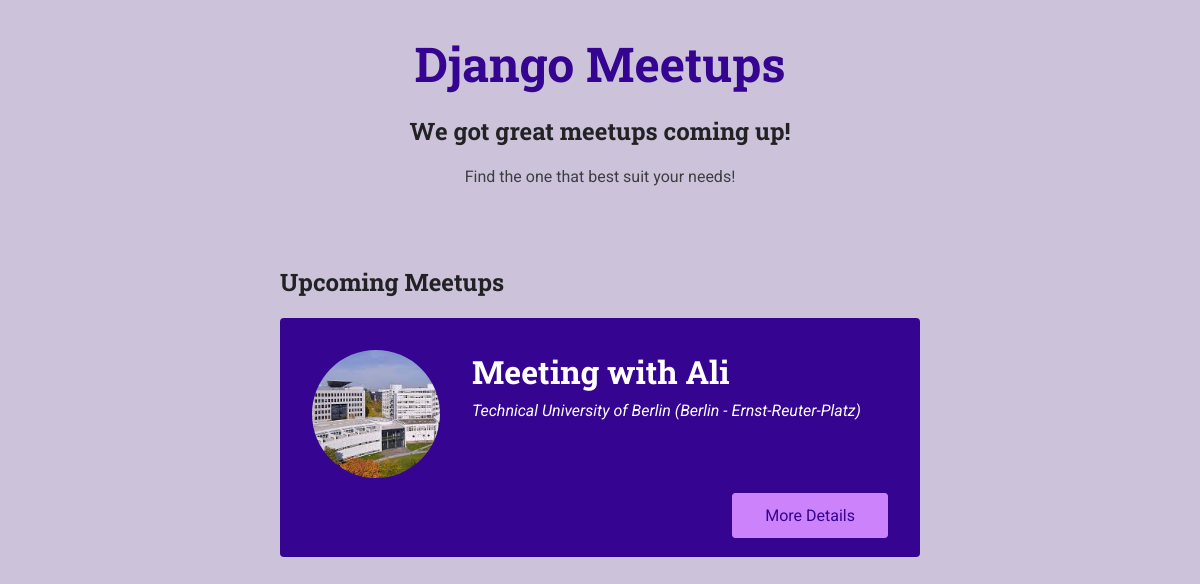
/meetups/, run on an earlier commit of the app's database.
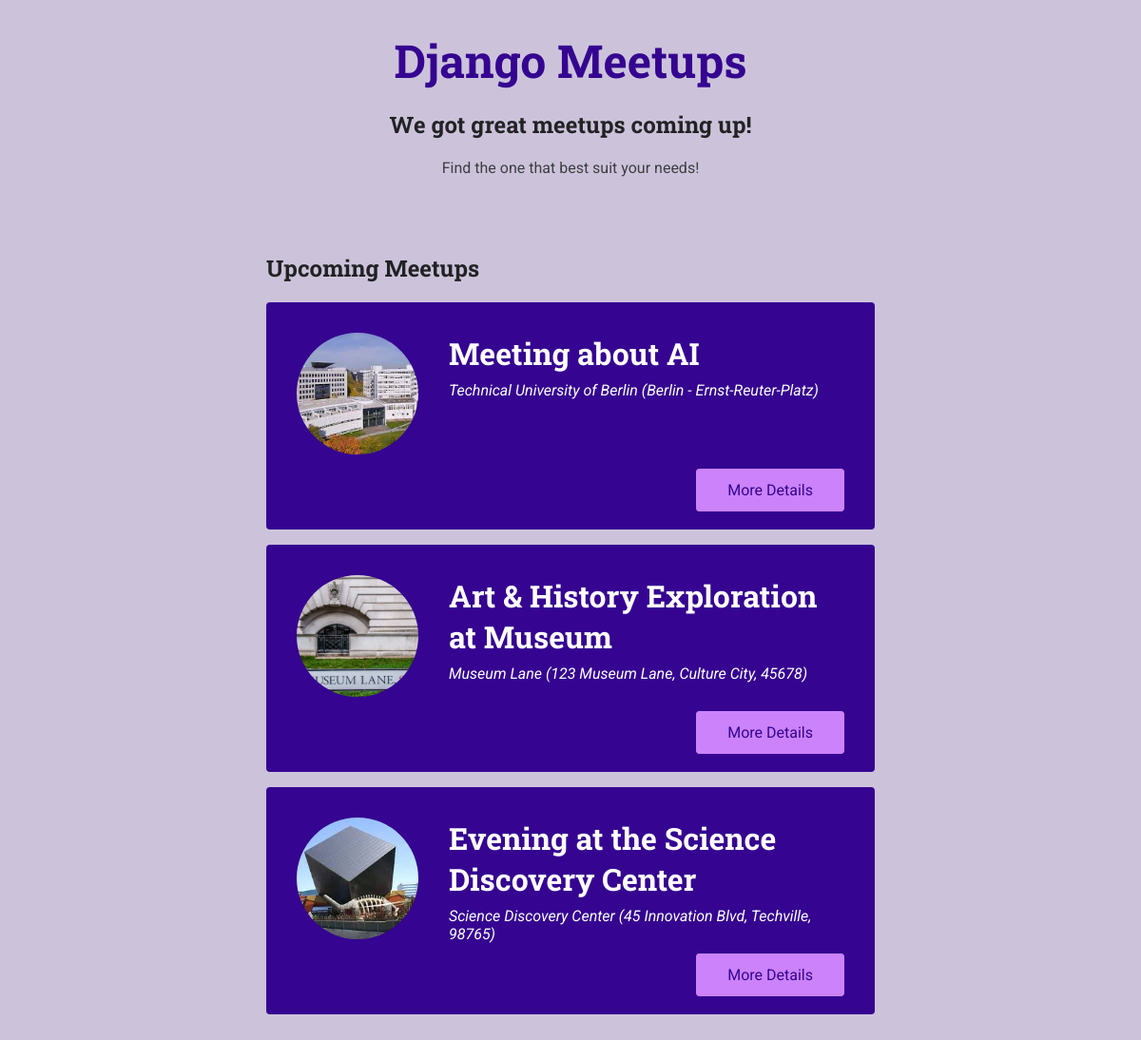
And on a later commit of the database.
### meetups/models.py (models this page shows, shortened)
class Meetup(models.Model):
    title = models.CharField(max_length=200)
    organizer_email = models.EmailField(max_length=200)
    date= models.DateField()
    slug = models.SlugField(unique=True)
    description=models.TextField()
    image = models.ImageField(upload_to='images')
    location = models.ForeignKey(Location,on_delete=models.SET_NULL,null=True)
    participant = models.ManyToManyField(Participant, blank=True,null=True)

class Location(models.Model):
    name = models.CharField(max_length=200)
    address=models.CharField(max_length=300)
    def __str__(self):
        return f' {self.name} ({self.address})'

### meetups/views.py (the view)
# urls.py: path('',views.index,name='all-meetups'),
def index(request):
    meetups = Meetup.objects.all()
    return render(request, 'meetups/index.html', {
        'meetups': meetups,
        'show_meetups': False
    })

### meetups/templates/meetups/index.html (shortened to what this page needs)
{% extends 'meetups/base/base.html' %}
{% load static %}
{% block css_block %}
<link rel="stylesheet" href="{% static 'meetups/styles/all-meetups.css' %}">
{% endblock %}
{% block main_heading %}We got great meetups coming up!{% endblock %}
{% block header_content %}Find the one that best suit your needs!{% endblock %}
{% block body %}
<section>
    <h2>Upcoming Meetups</h2>
    <ol>
        {% for item in meetups %}
        {% include 'meetups/includes/meetup-item.html' with title=item.title location=item.location slug=item.slug image=item.image.url %}
        {% endfor %}
    </ol>
</section>
{% endblock %}

### meetups/templates/meetups/includes/meetup-item.html
<li class="meetup-item">
    <article>
        <div class="meetup-summary">
            <div class="meetup-image">
                <img src="{{ image }}" alt="{{ title }}">
            </div>
            <div class="meetup-details">
                <h3>{{ title }}</h3>
                <address>{{ location }}</address>
            </div>
        </div>
        <div class="meetup-actions">
            <a href="{% url 'meetup-details' slug %}" class="btn">More Details</a>
        </div>
    </article>
</li>

What changed in the data, as far as the page shows it:
changed Meetup: title "Meeting with Ali" → "Meeting about AI"
added Meetup: shows a picture, title "Art & History Exploration at Museum"
added Location: name+address "Museum Lane (123 Museum Lane, Culture City, 45678)"
added Meetup: shows a picture, title "Evening at the Science Discovery Center"
added Location: name+address "Science Discovery Center (45 Innovation Blvd, Techville, 98765)"
